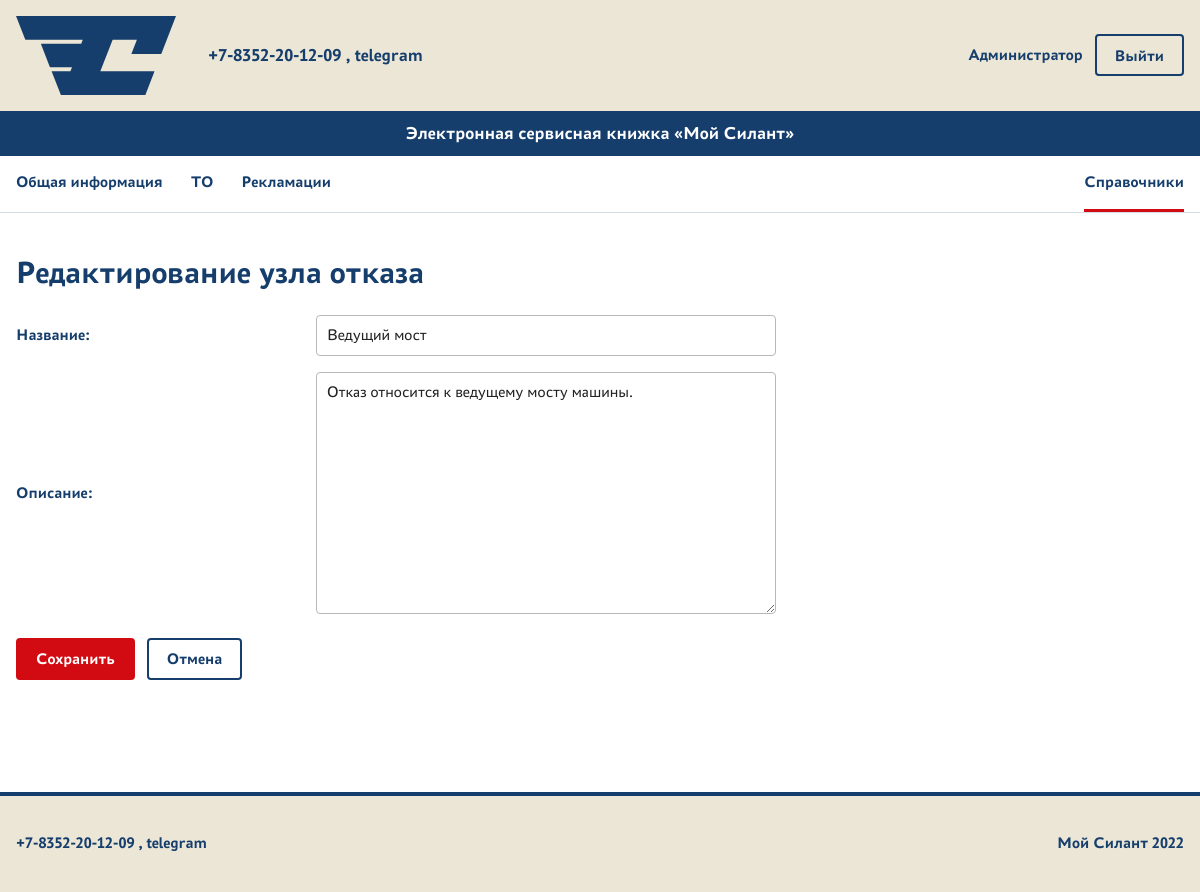
The page /complaints/references/failure-nodes/3/update/ (signed in) on the database its author committed.
### complaints/models.py (models this page shows, shortened)
class FailureNode(models.Model):
    name = models.CharField(
        max_length=255,
        unique=True,
        verbose_name='Название',
    )
    description = models.TextField(blank=True, verbose_name='Описание')
    class Meta:
        verbose_name = 'Узел отказа'
        verbose_name_plural = 'Узлы отказа'

### complaints/views.py (the view)
class FailureNodeUpdate(
    LoginRequiredMixin,
    PermissionRequiredMixin,
    UpdateView,
):
    model = FailureNode
    form_class = FailureNodeForm
    template_name = 'complaints/failure_node_form.html'
    success_url = reverse_lazy('complaints:failure_node_list')
    permission_required = 'complaints.change_failurenode'

### complaints/forms.py
class FailureNodeForm(forms.ModelForm):
    class Meta:
        model = FailureNode
        fields = [
            'name',
            'description',
        ]

### complaints/templates/complaints/failure_node_form.html (shortened to what this page needs)
{% extends 'base.html' %}
{% block content %}
    <h1>
        {% if object %}
            Редактирование узла отказа
        {% else %}
            Добавление узла отказа
        {% endif %}
    </h1>
    <form class="entity-form" method="post">
        {{ form.as_p }}
        <div class="form-actions">
            <button
                class="button button--primary"
                type="submit"
            >
                Сохранить
            </button>
            <a
                class="button button--secondary"
                href="{% url 'complaints:failure_node_list' %}"
            >
                Отмена
            </a>
        </div>
    </form>
{% endblock %}

### templates/base.html (shortened to what this page needs)
{% load static %}
<!DOCTYPE html>
<html lang="ru">
<head>
    <link
        rel="stylesheet"
        href="{% static 'core/css/styles.css' %}"
    >
</head>
<body>
    <header class="site-header">
        <div class="container site-header__top">
            <a
                class="site-header__logo"
                href="{% url 'core:home' %}"
                aria-label="Мой Силант — главная"
            >
                <img
                    src="{% static 'core/images/silant-logo.svg' %}"
                    alt="Мой Силант"
                >
            </a>
            <div class="site-header__contact">
                +7-8352-20-12-09 , telegram
            </div>
            <div class="account-nav">
                {% if user.is_authenticated %}
                    <span class="account-name">
                        {{ user.get_full_name|default:user.username }}
                    </span>
                    <form
                        method="post"
                        action="{% url 'account_logout' %}"
                    >
                        <button
                            class="button button--secondary"
                            type="submit"
                        >
                            Выйти
                        </button>
                    </form>
                {% endif %}
            </div>
        </div>
        <div class="site-header__title">
            <div class="container">
                Электронная сервисная книжка «Мой Силант»
            </div>
        </div>
        {% if user.is_authenticated %}
            <nav
                class="site-nav"
                aria-label="Основные разделы сервиса"
            >
                <div class="container site-nav__inner">
                    <div class="site-nav__primary">
                        <a
                            class="site-nav__link"
                            href="{% url 'machines:list' %}"
                        >
                            Общая информация
                        </a>
                        <a
                            class="site-nav__link"
                            href="{% url 'service:list' %}"
                        >
                            ТО
                        </a>
                        <a
                            class="site-nav__link"
                            href="{% url 'complaints:list' %}"
                        >
                            Рекламации
                        </a>
                    </div>
                    {% if perms.machines.view_techniquemodel %}
                        <a
                            class="site-nav__link site-nav__tool{% if request.resolver_match.namespace == 'core' and request.resolver_match.url_name == 'references' or 'technique_model_' in request.resolver_match.url_name or 'engine_model_' in request.resolver_match.url_name or 'transmission_model_' in request.resolver_match.url_name or 'drive_axle_model_' in request.resolver_match.url_name or 'steering_axle_model_' in request.resolver_match.url_name or 'maintenance_type_' in request.resolver_match.url_name or 'maintenance_organization_' in request.resolver_match.url_name or 'failure_node_' in request.resolver_match.url_name or 'recovery_method_' in request.resolver_match.url_name %} site-nav__link--active{% endif %}"
                            href="{% url 'core:references' %}"
                        >
                            Справочники
                        </a>
                    {% endif %}
                </div>
            </nav>
    </header>
    <main class="site-main">
        <div class="container">
            {% block content %}{% endblock %}
        </div>
    </main>
    <footer class="site-footer">
        <div class="container site-footer__inner">
            <div class="site-footer__contact">
                +7-8352-20-12-09 , telegram
            </div>
            <div class="site-footer__copyright">
                Мой Силант 2022
            </div>
        </div>
    </footer>
</body>
</html>

### core/static/core/css/styles.css (style rules this page uses)
:root { --color-blue: #163E6C; --color-red: #D20A11; --color-beige: #EBE6D6; --color-white: #FFFFFF; }
* { box-sizing: border-box; }
html { font-family: "PT Astra Sans", Arial, sans-serif; }
body { display: flex; min-height: 100vh; flex-direction: column; margin: 0; background: var(--color-white); color: var(--color-blue); line-height: 1.4; }
a { color: inherit; }
button, input, select, textarea { max-width: 100%; font: inherit; }
.container { width: min(100% - 32px, 1440px); margin-inline: auto; }
h1, h2, h3 { margin-top: 0; line-height: 1.2; }
h1 { margin-bottom: 24px; font-size: 32px; }
p { margin-top: 0; margin-bottom: 16px; }
form { margin-bottom: 24px; }
form p { margin-bottom: 16px; }
label { display: inline-block; margin-bottom: 4px; }
input, select, textarea { padding: 8px 10px; border: 1px solid #b8b8b8; border-radius: 4px; background: var(--color-white); color: #222222; }
textarea { width: min(100%, 520px); min-height: 140px; resize: vertical; }
button { padding: 8px 14px; border: 1px solid #888888; border-radius: 4px; background: #f2f2f2; color: #222222; cursor: pointer; }
.site-header { border-bottom: none; background: var(--color-beige); }
.site-header__top { display: grid; grid-template-columns: auto 1fr auto; align-items: center; gap: 32px; min-height: 96px; padding-block: 16px; }
.site-header__logo { display: block; width: 160px; flex-shrink: 0; }
.site-header__logo img { display: block; width: 100%; height: auto; }
.site-header__contact { justify-self: start; font-size: 18px; font-weight: 700; }
.site-header__title { padding-block: 10px; background: var(--color-blue); color: var(--color-white); font-size: 18px; font-weight: 700; text-align: center; }
.account-nav { display: flex; align-items: center; gap: 12px; margin-left: 0; }
.account-nav form { margin: 0; }
.account-name { font-weight: 700; }
.account-nav button { width: auto; }
.site-main { flex: 1; padding-block: 40px; }
.site-footer { margin-top: 48px; border-top: 4px solid var(--color-blue); background: var(--color-beige); }
.site-footer__inner { display: flex; min-height: 96px; align-items: center; justify-content: space-between; gap: 24px; padding-block: 20px; font-weight: 700; }
.site-footer__copyright { text-align: right; }
.site-nav { border-bottom: 1px solid rgba(22, 62, 108, 0.18); background: var(--color-white); }
.site-nav__inner { display: flex; min-height: 56px; align-items: center; flex-wrap: wrap; gap: 24px; }
.site-nav__primary { display: flex; align-items: center; flex-wrap: wrap; gap: 8px 28px; }
.site-nav__link { display: inline-flex; min-height: 56px; align-items: center; border-bottom: 3px solid transparent; color: var(--color-blue); font-weight: 700; text-decoration: none; }
.site-nav__link--active { border-bottom-color: var(--color-red); }
.site-nav__tool { margin-left: auto; }
.button { display: inline-flex; min-height: 42px; align-items: center; justify-content: center; padding: 8px 18px; border: 2px solid transparent; border-radius: 4px; font-weight: 700; line-height: 1.2; text-decoration: none; cursor: pointer; }
.button--primary { border-color: var(--color-red); background: var(--color-red); color: var(--color-white); }
.button--secondary { border-color: var(--color-blue); background: transparent; color: var(--color-blue); }
.entity-form { width: min(100%, 760px); }
.entity-form p { display: grid; grid-template-columns: minmax(220px, 280px) minmax(0, 1fr); align-items: center; gap: 8px 20px; margin-bottom: 16px; }
.entity-form label { margin: 0; color: var(--color-blue); font-weight: 700; }
.entity-form input, .entity-form select, .entity-form textarea { width: 100%; }
.entity-form textarea { min-height: 120px; }
.detail-actions, .form-actions, .auth-actions { display: flex; flex-wrap: wrap; gap: 12px; margin-top: 24px; }

### rows shown on the page
FailureNode: name "Ведущий мост", description "Отказ относится к ведущему мосту машины."

### other values the page prints
{{ user.get_full_name|default:user.username }} "Администратор"
